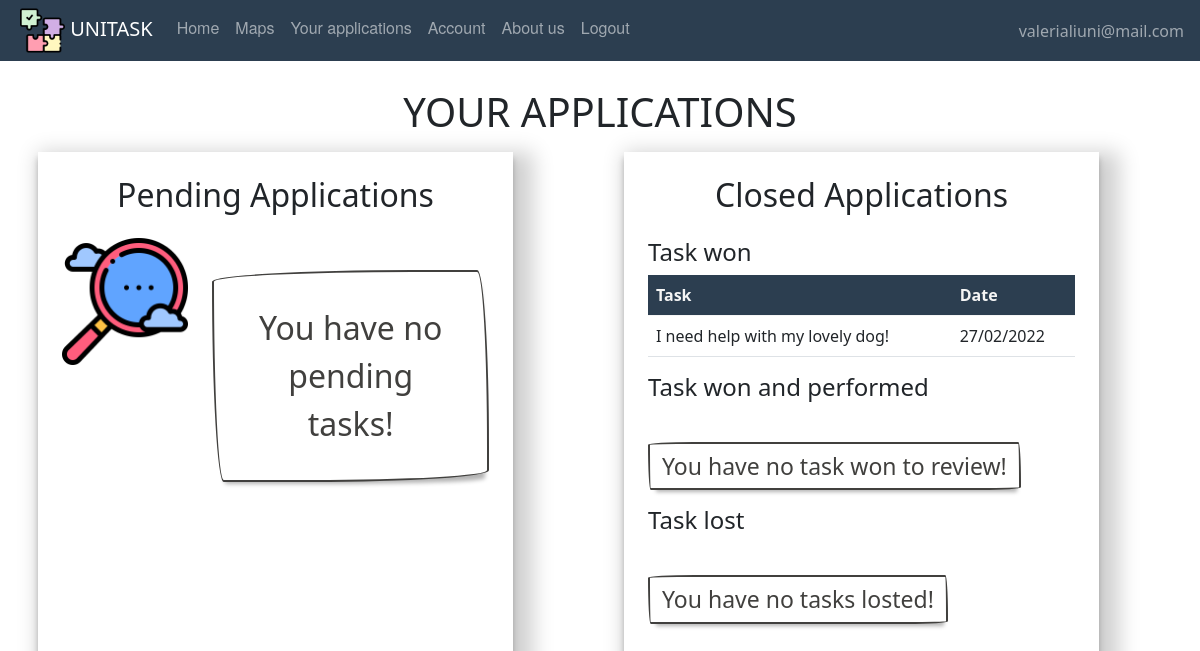
Screenshot of /listapplications (signed in) with the database file from the repository.
### website/models.py (models this page shows, shortened)
class User(db.Model, UserMixin):
    id = db.Column(db.Integer, primary_key=True)
    email = db.Column(db.String(150), unique=True)
    password = db.Column(db.String(150))
    first_name = db.Column(db.String(150))
    surname = db.Column(db.String(150))
    description = db.Column(db.String(200))
    type = db.Column(db.String(20))
    reviewsposted = db.relationship('Review', foreign_keys='Review.id_reviewer',
                                    backref='author')
    reviewsreceived = db.relationship('Review', foreign_keys='Review.id_reviewed',
                                      backref='received')
    __mapper_args__ = {
        'polymorphic_on': type,
        'polymorphic_identity': 'user',
    }

class Offer(db.Model, UserMixin):
    id = db.Column(db.Integer, primary_key=True)
    title = db.Column(db.String(150))
    description = db.Column(db.String(150))
    address = db.Column(db.String(150))
    placeId = db.Column(db.String(150))
    amount = db.Column(db.Integer)
    lat = db.Column(db.Float)
    lng = db.Column(db.Float)
    date = db.Column(db.DateTime(timezone=True), default=func.now())
    dateexpire = db.Column(db.DateTime(timezone=True))
    isAss = db.Column(db.Boolean, default=False)
    date_task = db.Column(db.DateTime(timezone=True))
    id_adult = db.Column(db.Integer, db.ForeignKey('adult.id'))
    scelta = db.Column(db.Integer, db.ForeignKey('student.id'))
    isPerf = db.Column(db.Boolean, default=False)
    rece = db.relationship('Review', backref='recensione')
    isClosed = db.Column(db.Boolean, default=False)

### website/student/routes.py (the view)
@students.route('/listapplications', methods=['GET', 'POST'])
@login_required  # every time we go to the home page
def listapplications():
    return render_template("Student/listapplication.html", user=current_user)

### website/models.py (called while the page is built)
    def taskwon(self):
        ltaskwon = []
        for off in self.applications:
            if off.scelta == self.id:
                ltaskwon.append(off)
        return ltaskwon

    def taskwonandperform(self):
        t = []
        for off in self.applications:
            if off.scelta == self.id and off.isPerf and not off.isClosed:
                t.append(off)
        return t

    def tasklost(self):
        t = []
        for off in self.applications:
            if off.scelta != self.id and off.scelta:
                t.append(off)
            elif not off.isAss and off.isClosed:
                t.append(off)
        return t

    def getapplicationsopen(self):
        t = []
        for off in self.applications:
            if not off.isClosed:
                t.append(off)
        return t

### website/templates/student/listapplication.html (shortened to what this page needs)
{% extends "base.html" %}
{% block content %}
<br/>
<h1 align="center">YOUR APPLICATIONS</h1>
<div class="container">
    <div class="row">
        <div class="col-5 p-4 m-2 col-page">
            <h2 align="center" class="mb-4">Pending Applications</h2>
            <table class="table table-hover">
                {% set  l = user.getapplicationsopen() %}
                {% set a = 0 %}
                {% if a==1 or a==0 %}
                    <div class="row">
                        <div align="center" class="col-4">
                            <img class="img-fluid" alt="sorry" src="/static/images/pic/sorry.png"/>
                        </div>
                        <div class="col-8" style="margin-top:2em;">
                            <div class="button-55">
                                You have no pending tasks!
                            </div>
                        </div>
                    </div>
                {% endif %}
            </table>
        </div>
        <div class="col-1"></div>
        <div class="col-5 p-4 m-2 col-page">
            <h2 align="center" class="mb-4">Closed Applications</h2>
            <div class="row">
                <div class="col">
                    <h4 align="left">Task won</h4>
                    <table class="table table-hover">
                        {% set  l = user.taskwon() %}
                        {% if l %}
                            <thead class="thead-dark" style="color:whitesmoke; background:#2c3e50">
                            <tr>
                                <th scope="col">Task</th>
                                <th scope="col">Date</th>
                            </tr>
                            </thead>
                            {% for offer in l %}
                                <tbody>
                                <tr>
                                    <td>{{ offer.title }}</td>
                                    <td>{{ offer.date_task.strftime("%d/%m/%Y") }}</td>
                                </tr>
                                </tbody>
                            {% endfor %}
                        {% endif %}
                    </table>
                </div>
            </div>
            <div class="row">
                <h4 align="left">Task won and performed</h4>
                <div class="col">
                    <table class="table table-hover">
                        {% set  l = user.taskwonandperform() %}
                        {% if l %}
                            <thead class="thead-dark" style="color:whitesmoke; background:#2c3e50">
                            <tr>
                                <th scope="col">Task</th>
                                <th scope="col">Poster</th>
                                <th scope="col">Review</th>
                            </tr>
                            </thead>
                            {% for offer in l %}
                                <tbody>
                                <tr>
                                    <td>{{ offer.title }}</td>
                                    <td>{{ offer.poster.first_name }}</td>
                                    {% if not offer.isClosed %}
                                        <td>
                                            <button type="button" class="btn btn-outline-danger mx-4"><a
                                                    href={{ url_for('users.writereview', task_id=offer.id) }}>
                                                Review</a>
                                            </button>
                                        </td>
                                        </tr>
                                        </tbody>
                                    {% endif %}
                            {% endfor %}
                        {% else %}
                            <div class="row">
                                <div class="col-" style="margin-top:2em;">
                                    <div class="button-task">
                                        You have no task won to review!
                                    </div>
                                </div>
                            </div>
                        {% endif %}
                    </table>
                </div>
                <div class="row">
                    <div class="col">
                        <h4 align="left">Task lost</h4>
                        <table class="table table-hover">
                            {% set  l = user.tasklost() %}
                            {% if l %}
                            <thead class="thead-dark" style="color:whitesmoke; background:#2c3e50">
                            <tr>
                                <th scope="col">Task</th>
                                <th scope="col">Date</th>
                            </tr>
                            </thead>
                            {% for offer in l %}
                            <tbody>
                            <tr>
                                <td>{{ offer.title }}</td>
                                <td>{{ offer.date_task.strftime("%d/%m/%Y") }}</td>
                            </tr>
                            </tbody>
                            {% endfor %}
                            {% else %}
                            <div class="row">
                                <div class="col-" style="margin-top:2em;">
                                    <div class="button-task">
                                        You have no tasks losted!
                                    </div>
                                </div>
                            </div>
                            {% endif %}
                        </table>
                    </div>
                </div>
            </div>
        </div>
    </div>
</div>
<br/><br/>
{% endblock %}

### website/templates/base.html (shortened to what this page needs)
<!DOCTYPE html>
<html lang="">
  <head>
      <link href="/static/css/style.css" rel="stylesheet">
      <link href="https://cdn.jsdelivr.net/npm/bootstrap@5.0.2/dist/css/bootstrap.min.css" rel="stylesheet">
  <link href="https://netdna.bootstrapcdn.com/font-awesome/3.2.1/css/font-awesome.css" rel="stylesheet">
  </head>
  <body>
  <nav class="navbar fixed-top navbar-expand-lg navbar-dark">
    <ul class="navbar-nav mr-auto">
    <li>
    <a style="padding-left:1em;" class="navbar-brand" href="#">
        <img src="/static/images/pic/puzzle.png" width="45" height="45"/>
        UNITASK
    </a></li>
            {% if user.is_authenticated %}
                {% if user.type=='adult' %}
                    <li class="nav-item"><a class="nav-link" id="home" href="/">Home</a></li>
                    <li class="nav-item"><a class="nav-link" id="posttask" href="{{ url_for('adults.posttask') }}">Post a Task</a></li>
                    <li class="nav-item"><a class="nav-link" id="offer" href="{{ url_for('adults.taskpending') }}">Task Pending</a></li>
                    <li class="nav-item"><a class="nav-link" id="account" href="{{ url_for('users.account') }}">Account</a></li>
                    <li class="nav-item"><a class="nav-link" id="aboutus" href="{{ url_for('users.about_us') }}">About us</a></li>
                    <li class="nav-item"><a class="nav-link" id="logout" href="{{ url_for('auth.logout') }}">Logout</a></li>
                    {% elif user.type=='student' %}
                    <li class="nav-item"><a class="nav-link" id="offer" href="{{ url_for('students.offer') }}">Home</a></li>
                    <li class="nav-item"><a class="nav-link" id="maps" href="{{ url_for('students.maps') }}">Maps</a>
                    <li class="nav-item"><a class="nav-link" id="applications" href="{{ url_for('students.listapplications') }}">Your applications</a></li>
                    <li class="nav-item"><a class="nav-link" id="account" href="{{ url_for('users.account') }}">Account</a></li>
                    <li class="nav-item"><a class="nav-link" id="aboutus" href="{{ url_for('users.about_us') }}">About us</a></li>
                    <li class="nav-item"><a class="nav-link" id="logout" href="{{ url_for('auth.logout') }}">Logout</a></li>
                    {% endif %}
                </ul>
                <ul class="navbar-nav ms-auto">
                <li class="nav-item">
                    <span style="padding-right:1em;" class="navbar-text d-flex justify-content-end">
                     {{ user.email}}
                       </span>
                </li>
                </ul>
            {% endif %}
</nav>
    {% block content %}
    {% endblock %}
  </body>
</html>

### website/static/css/style.css (style rules this page uses)
body { padding-top:4em; }
.navbar { list-style-type: none; margin: 0; padding: 0; overflow: hidden; background-color: #2c3e50; }
.nav-link { display: block; color: white; text-align: center; padding: 14px 16px; text-decoration: none; font-family: "Helvetica Neue", Helvetica, Arial, sans-serif; }
.col-page { box-shadow: rgba(0, 0, 0, 0.19) 10px 10px 20px 10px, rgba(0, 0, 0, 0.23) 0px 6px 6px; }
.button-55 { padding:1em; align-self: center; background-color: #fff; background-image: none; background-position: 0 90%; background-repeat: repeat no-repeat; background-size: 4px 3px; border-radius: 15px 225px 255px 15px; border-style: solid; border-width: 2px; box-shadow: rgba(0, 0, 0, .3) 2px 8px 4px -6px; box-sizing: border-box; color: #41403e; display: inline-block; font-size:32px; outline: none; text-decoration: none; border-bottom-left-radius: 15px 255px; border-bottom-right-radius: 225px 15px; border-top-left-radius: 255px 15px; border-top-right-radius: 15px 225px; user-select: none; -webkit-user-select: none; touch-action: manipulation; text-align: center; }
.button-task { padding:5px 12px; align-self: center; background-color: #fff; background-image: none; background-position: 0 90%; background-repeat: repeat no-repeat; background-size: 4px 3px; border-radius: 15px 225px 255px 15px; border-style: solid; border-width: 2px; box-shadow: rgba(0, 0, 0, .3) 2px 8px 4px -6px; box-sizing: border-box; color: #41403e; display: inline-block; font-size:23px; outline: none; text-decoration: none; border-bottom-left-radius: 15px 255px; border-bottom-right-radius: 225px 15px; border-top-left-radius: 255px 15px; border-top-right-radius: 15px 225px; user-select: none; -webkit-user-select: none; touch-action: manipulation; text-align: center; }

### rows the page displays
User: email "valerialiuni@mail.com"
Offer: title "I need help with my lovely dog!", date_task "27/02/2022"
